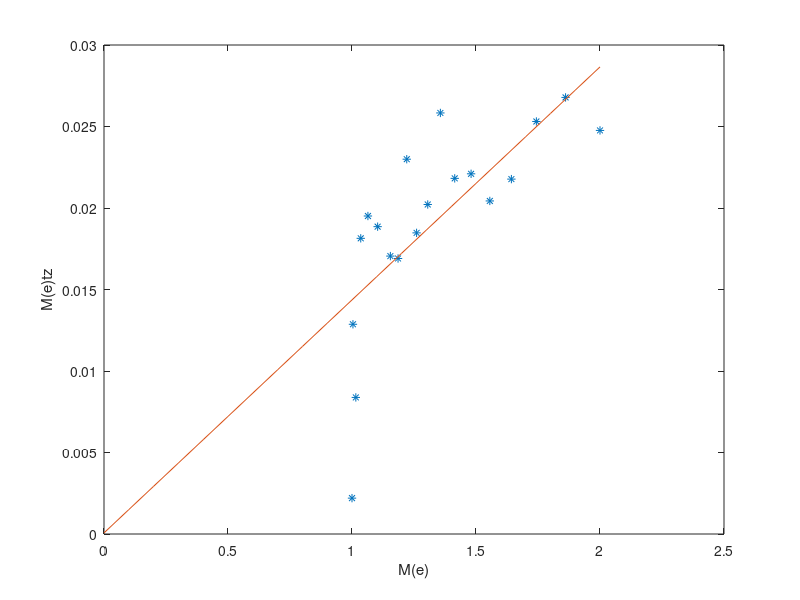
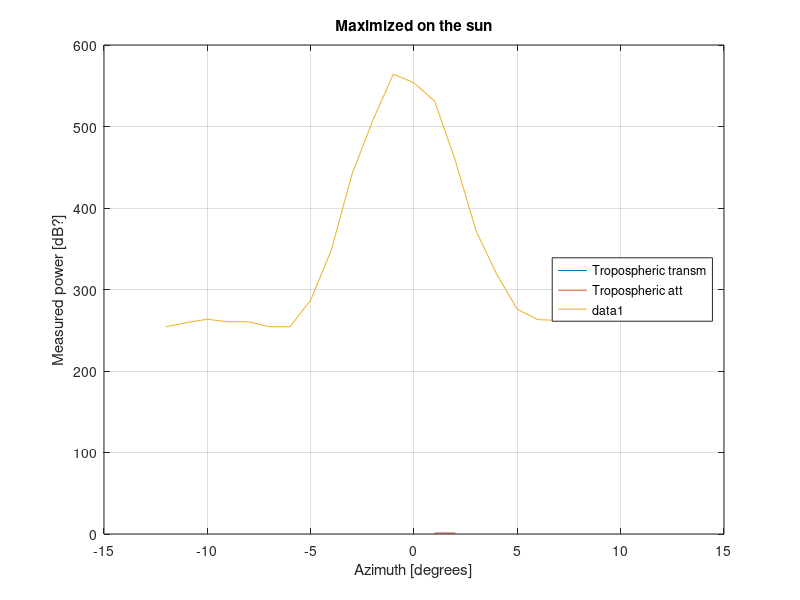
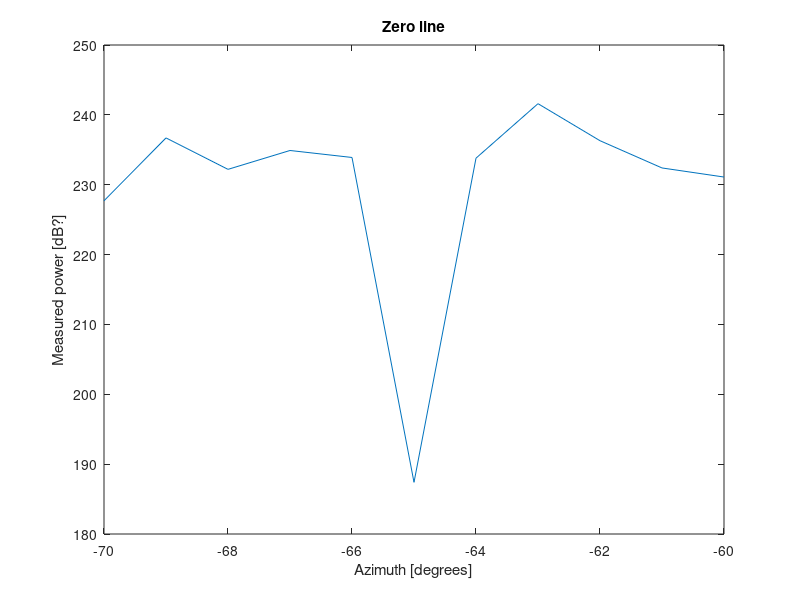

MATLAB code for these plots, in order:
%% Lab 1

Elevation = [90 85 80 75 70 65 60 57.5 55 52.5 50 ...
    47.5 45 42.5 40 37.5 35 32.5 30];
Vant = [1.785 1.802 1.808 1.807 1.808 1.809 1.819 1.799 1.799 1.804 1.803 1.804 1.806 1.808 1.810 1.812 1.815 1.822 1.828];
Vwarm = [2.276 2.272 2.277 2.269 2.267 2.266 2.275 2.256 2.252 2.257 2.257 2.248 2.255 2.255 2.256 2.255 2.251 2.253 2.262];
Vhot = [2.335 2.337 2.338 2.338 2.337 2.335 2.342 2.323 2.325 2.325 2.327 2.323 2.326 2.326 2.325 2.325 2.324 2.327 2.334];
Twarm = [27.0 26.5 26.3 26.1 25.4 25.8 25.7 25.5 25.4 25.2 25.0 24.8 24.8 24.6 24.7 24.7 24.6 24.6 24.7];
Thot = [69.9 69.8 69.3 69.1 69.1 69.3 69.3 69.2 69.4 69.1 69.8 69.2 69.1 69.5 69.5 69.2 69.5 69.5 63.4];
%------------------------
Tground = 289;
Teff = 0.95*Tground;
Tbg = 2.8;
D_Thot = -41.09; 
%------------------------
Twarm_avg = mean(Twarm);
Thot_avg = mean(Thot);
%-------------------------
V1 = Vwarm - Vant;
V2 = Vwarm - Vhot;

Tant = Twarm_avg - (V1./V2).*(Twarm_avg - (Thot_avg + D_Thot));

M =@(e) 1./sin(deg2rad(e));
Mtz = -log( (Teff-Tant)/(Teff-Tbg));

p = polyfit(M(Elevation),Mtz,1);
l = (0:0.1:2);
f = polyval(p,l);
plot(M(Elevation),Mtz,'*');
hold on
plot(l,f);
xlabel('M(e)'); ylabel('M(e)tz')

figure
plot(M(Elevation),exp(-Mtz));
hold on
plot(M(Elevation),exp(Mtz));
legend('Tropospheric transm','Tropospheric att','location','East')
grid on

Y = mean(Vhot./Vwarm);

Trec = (Thot_avg - Y.*Twarm_avg)/(Y-1);

%% Lab 2

AZ_offset_max_on_sun = (-12:1:12);
EL_offset_max_on_sun = 0;
Measured_power_max_on_sun = [254.3 259.4 263.5 260.4 260.4 254.3 254.3 287.0 348.5 441.5 507.1 564.3 553.6 531.0 ...
                                458.3 372.1 318.9 275.7 263.0 262.0 271.0 276.7 271.7 266.1 262.9];

AZ_offset_zero_line = (-70:1:-60);
EL_offset_zero_line = 20;
Measured_power_zero_line = [227.7 236.7 232.2 234.9 233.9 187.4 233.8 241.6 236.3 232.4 231.1];


plot(AZ_offset_max_on_sun,Measured_power_max_on_sun);
title('Maximized on the sun')
xlabel('Azimuth [degrees]'); ylabel("Measured power [dB?]")

figure
plot(AZ_offset_zero_line,Measured_power_zero_line);
xlabel('Azimuth [degrees]'); ylabel("Measured power [dB?]")
title('Zero line')